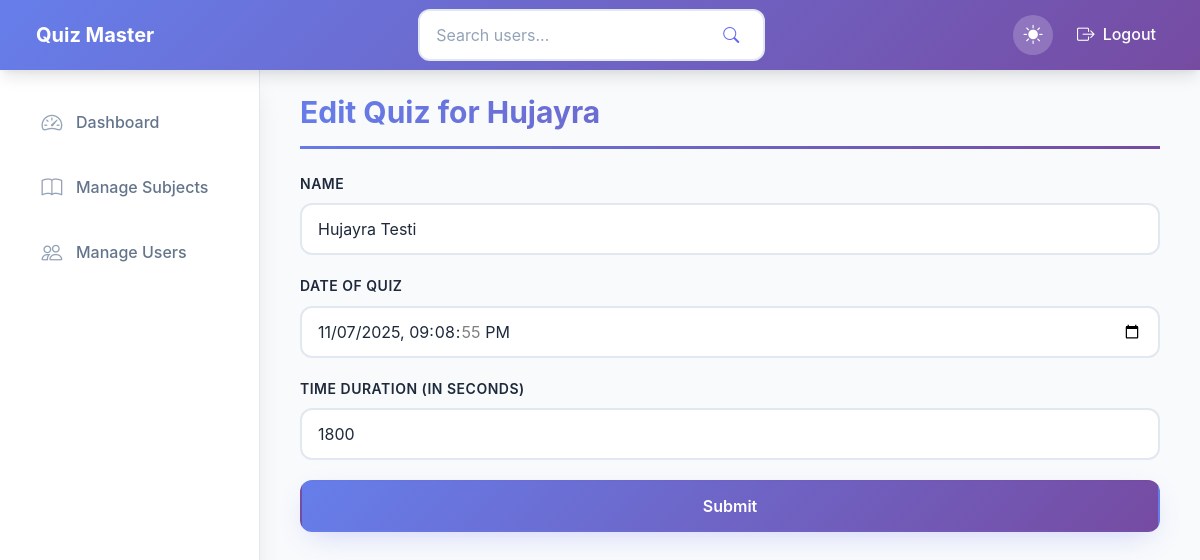
Screenshot of /admin/chapter/1/edit_quiz/1 (signed in) with the database file from the repository.
### app/models/chapter.py (models this page shows)
class Chapter(db.Model):
    id = db.Column(db.Integer, primary_key=True)
    name = db.Column(db.String(100), nullable=False)
    description = db.Column(db.Text)
    subject_id = db.Column(db.Integer, db.ForeignKey('subject.id'), nullable=False)
    quizzes = db.relationship('Quiz', backref='chapter', lazy=True)

### app/models/quiz.py (models this page shows)
class Quiz(db.Model):
    id = db.Column(db.Integer, primary_key=True)
    name = db.Column(db.String(100), nullable=False)
    date_of_quiz = db.Column(db.DateTime)
    time_duration = db.Column(db.Integer, default=0)
    chapter_id = db.Column(db.Integer, db.ForeignKey('chapter.id'), nullable=False)
    questions = db.relationship('Question', backref='quiz', lazy=True)
    scores = db.relationship('Score', backref='quiz', lazy=True)

### app/controllers/admin_controller.py (the view, shortened to what this page needs)
@admin_bp.route("/chapter/<int:chapter_id>/edit_quiz/<int:quiz_id>", methods=['GET', 'POST'])
@admin_login_required
def edit_quiz(chapter_id, quiz_id):
    chapter = Chapter.query.get_or_404(chapter_id)
    quiz = Quiz.query.get_or_404(quiz_id)
    form = QuizForm(obj=quiz)
    return render_template("admin/quiz/edit_quiz.html",
                           chapter=chapter,
                           form=form)

### app/forms.py
class QuizForm(FlaskForm):
    name = StringField('Name', validators=[DataRequired()])
    date_of_quiz = DateTimeLocalField('Date of Quiz', validators=[DataRequired()])
    time_duration = IntegerField('Time Duration (In seconds)')
    submit = SubmitField('Submit')

### app/controllers/admin_controller.py (called while the page is built)
def admin_login_required(func):
    @wraps(func)
    def decorated_view(*args, **kwargs):
        if not current_user.is_authenticated:
            return login_required(func)(*args, **kwargs)
        if not current_user.is_admin:
            flash("You don't have permission to access this page", category="error")
            return redirect(url_for("home"))
        return func(*args, **kwargs)
    return decorated_view

### app/templates/admin/quiz/edit_quiz.html (shortened to what this page needs)
{% extends "layout.html" %}
{% block content %}
<h1 class="page-title">Edit Quiz for {{ chapter.name }}</h1>
<form method="post">
    <div class="form-group">
        {{ form.name.label(class_="form-label") }}
        {{ form.name(class_="form-control") }}
    </div>
    <div class="form-group">
        {{ form.date_of_quiz.label(class_="form-label") }}
        {{ form.date_of_quiz(class_="form-control") }}
    </div>
    <div class="form-group">
        {{ form.time_duration.label(class_="form-label") }}
        {{ form.time_duration(class_="form-control") }}
    </div>
    <div>
        {{ form.submit(class_="btn btn-primary btn-block") }}
    </div>
</form>
{% endblock %}

### rows the page displays
Chapter: name "Hujayra"
Quiz: name "Hujayra Testi", date_of_quiz "11/07/2025 21:08:55", time_duration "1800"
